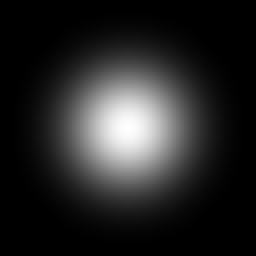
#> input picture Content/Effects/Procedural/OblivionBlob.png, 128 x 128 px, found by its file name (shown 2 times larger)
$ python mock_renderer_v611.py
#> lines starting #> are read from the running program, lines starting #| are printed output that depends on the picture
#!/usr/bin/env python3
"""
mock_renderer_v611.py — SIMULACIÓN EXACTA del CrimsonBlackHoleRenderer.cs v6.11.

Replica el camino del juego píxel a píxel:
  · Cap(): quad con la textura OblivionBlob.png REAL (128x128, perfil en RGB,
    alfa 255), TAMAÑO TOTAL (2·len, 2·wid), rotado, tintado (c·m clampeado,
    alfa 255), blending aditivo (SourceAlpha, One) → contribución = g(d)·c·m.
  · La esfera negra: AlphaBlend con Color.Black (opaco) ENCIMA del pase
    aditivo; los rayos/chispas/bloom aditivos DESPUÉS (visibles dentro).
  · Fondo: negro (como el prototipo calibrado) y cielo azul (como el juego
    del usuario) para validar visibilidad en ambos.
"""
import numpy as np
from PIL import Image
import math

BLOB = np.array(Image.open(
    '/home/z/my-project/AethonMod/AethonMod/Content/Effects/Procedural/OblivionBlob.png'
).convert('RGBA')).astype(np.float64)  # RGB = perfil, A = 255

SQ = 0.88
TILT = -0.42
R = 46.0

def key_lerp(ts, vs, t):
    if t <= ts[0]: return vs[0]
    if t >= ts[-1]: return vs[-1]
    for i in range(len(ts) - 1):
        if ts[i] <= t <= ts[i+1]:
            u = (t - ts[i]) / (ts[i+1] - ts[i])
            u = u * u * (3 - 2 * u)
            return vs[i] + (vs[i+1] - vs[i]) * u
    return vs[-1]

def key_color(ts, vs, t):
    if t <= ts[0]: return vs[0]
    if t >= ts[-1]: return vs[-1]
    for i in range(len(ts) - 1):
        if ts[i] <= t <= ts[i+1]:
            u = min(1.0, max(0.0, (t - ts[i]) / (ts[i+1] - ts[i])))
            return tuple(vs[i][k] + (vs[i+1][k] - vs[i][k]) * u for k in range(3))
    return vs[-1]

def hash01(seed, a, b):
    h = (seed * 374761393 + a * 668265263 + b * 1911520717) & 0xFFFFFFFF
    h ^= h >> 13
    h = (h * 1274126177) & 0xFFFFFFFF
    h ^= h >> 16
    return (h & 0xFFFFFF) / 16777216.0

BLADE = dict(
    t=[0.0, 1.0], th=[175.0, 352.0],
    roT=[0.00, 0.25, 0.45, 0.65, 0.80, 0.90, 1.00],
    ro=[2.30, 3.30, 3.00, 3.30, 3.20, 4.20, 5.90],
    tkT=[0.00, 0.30, 0.55, 0.80, 1.00],
    tk=[1.00, 0.80, 0.55, 0.32, 0.07],
    briT=[0.00, 0.30, 0.72, 0.86, 1.00],
    bri=[0.60, 0.80, 1.00, 0.78, 0.52],
    colT=[0.00, 0.30, 0.55, 0.72, 0.84, 0.93, 1.00],
    col=[(255, 42, 122), (255, 80, 160), (255, 150, 205), (255, 250, 155),
         (255, 110, 200), (222, 38, 98), (145, 18, 48)],
)
LOWER = dict(
    t=[0.0, 1.0], th=[20.0, 205.0],
    roT=[0.00, 0.25, 0.50, 0.65, 0.80, 1.00],
    ro=[1.95, 3.20, 6.30, 6.00, 4.80, 2.60],
    tkT=[0.00, 0.35, 0.60, 0.85, 1.00],
    tk=[0.65, 0.50, 0.35, 0.18, 0.08],
    briT=[0.00, 0.30, 0.50, 0.75, 1.00],
    bri=[0.60, 0.78, 0.82, 0.50, 0.22],
    colT=[0.00, 0.30, 0.50, 0.75, 1.00],
    col=[(255, 60, 140), (255, 82, 172), (250, 45, 125), (222, 36, 100), (140, 18, 55)],
)

_blob_cache = {}
def blob_quads(len_px, wid_px):
    """Muestreo de la textura 128x128 reescalada a (2·len, 2·wid) total (bilinear vía PIL)."""
    w = max(2, int(round(len_px * 2))); h = max(2, int(round(wid_px * 2)))
    key = (w, h)
    if key not in _blob_cache:
        im = Image.fromarray(BLOB.astype(np.uint8))
        _blob_cache[key] = np.array(im.resize((w, h), Image.BILINEAR)).astype(np.float64)
    return _blob_cache[key]

class Canvas:
    def __init__(self, W, H, bg):
        self.W, self.H = W, H
        self.acc = np.zeros((H, W, 3), dtype=np.float64)
        self.base = np.zeros((H, W, 3), dtype=np.float64)
        self.base[:] = bg

    def cap(self, x, y, ln, wd, rot, color, alpha):
        if alpha <= 0.004: return
        m = alpha * 1.4
        tint = np.array([min(255.0, color[k] * m) for k in range(3)])
        tex = blob_quads(ln, wd)  # (h, w, 4): RGB=perfil (0..255), A=255
        th, tw = tex.shape[0], tex.shape[1]
        # rotar con PIL (bicúbico como el sampler del juego)
        tim = Image.fromarray(tex.astype(np.uint8)).rotate(
            math.degrees(rot), resample=Image.BICUBIC, expand=False)
        tarr = np.array(tim).astype(np.float64)
        # área de destino
        x0 = int(x - tw / 2); y0 = int(y - th / 2)
        # recortes
        sx0 = max(0, -x0); sy0 = max(0, -y0)
        sx1 = min(tw, self.W - x0); sy1 = min(th, self.H - y0)
        if sx1 <= sx0 or sy1 <= sy0: return
        dst = self.acc[y0+sy0:y0+sy1, x0+sx0:x0+sx1]
        src = tarr[sy0:sy1, sx0:sx1]
        # aditivo: contribución = perfil(RGB) · tinte (alfa del quad = 255)
        for k in range(3):
            dst[:, :, k] += src[:, :, k] * (tint[k] / 255.0)

    def black_disk(self, x, y, r):
        yy, xx = np.mgrid[0:self.H, 0:self.W]
        d2 = (xx - x) ** 2 + (yy - y) ** 2
        inside = d2 <= (r * 0.985) ** 2
        self.acc[inside] = 0.0

def pol(rr, theta, CX, CY):
    x = math.cos(theta) * rr * R
    y = math.sin(theta) * rr * R * SQ
    ca, sa = math.cos(TILT), math.sin(TILT)
    return CX + x * ca - y * sa, CY + x * sa + y * ca

def blade_point(b, t, rot, CX, CY):
    ro = key_lerp(b['roT'], b['ro'], t)
    tk = key_lerp(b['tkT'], b['tk'], t)
    rm = ro - tk * 0.5
    th = math.radians(key_lerp(b['t'], b['th'], t)) + rot
    return pol(rm, th, CX, CY), th, rm, tk, ro

def draw_blade(cv, b, n_seg, rot, time, seed, CX, CY, filament_boost, jitter):
    for i in range(n_seg):
        t = i / (n_seg - 1)
        jr = (hash01(seed, i * 7 + 1, 13) - 0.5) * jitter
        (x, y), th, rm, tk, ro = blade_point(b, t, rot, CX, CY)
        rm += jr * 0.5
        x, y = pol(rm, th, CX, CY)
        eps = 1.5 / n_seg
        (x2, y2), _, _, _, _ = blade_point(b, min(t + eps, 1.0), rot, CX, CY)
        rot_a = math.atan2(y2 - y, x2 - x)
        seg_len = max(math.hypot(x2 - x, y2 - y) * 1.55, 3.0)
        col = key_color(b['colT'], b['col'], t)
        bri = key_lerp(b['briT'], b['bri'], t)
        stroke = 0.70 + 0.30 * math.sin(21 * t + time * 3.1 + math.sin(7.7 * t) * 2.0)
        stroke *= 0.90 + 0.10 * hash01(seed, i * 31 + 5, 77)
        al = min(2.1, bri * stroke * 1.3)
        cv.cap(x, y, seg_len, tk * R * 0.50, rot_a, col, al)
        for f in range(3):
            off = (f - 1) * 0.30 * tk
            fx, fy = pol(rm + off, th, CX, CY)
            fcol = tuple(col[k] + (255 - col[k]) * (0.60 if f == 1 else 0.35) for k in range(3))
            fal = al * filament_boost * (0.55 if f == 1 else 0.34)
            cv.cap(fx, fy, seg_len * 0.92, max(1.6, tk * R * 0.14), rot_a, fcol, fal)
        if 0.5 < t < 0.95 and hash01(seed, i * 13 + 3, 91) > 0.62:
            trail_r = ro + 0.18 + 0.5 * hash01(seed, i, 55)
            trail_th = th + 0.10
            for s in range(3):
                ur = trail_r + s * 0.55
                uth = trail_th + s * 0.16
                ux, uy = pol(ur, uth, CX, CY)
                ucol = tuple(col[k] + ((140 if k == 0 else 25 if k == 1 else 70) - col[k]) * (0.5 + 0.4 * s / 2) for k in range(3))
                cv.cap(ux, uy, 0.5 * R * (1 - s * 0.25), 0.11 * R, uth + TILT, ucol,
                       0.45 * (1 - s * 0.3) * bri)

def render(time=0.0, seed=7, bg=(0, 0, 0), W=660, H=540, CX=250, CY=255):
    rot = time * 0.16
    cv = Canvas(W, H, bg)
    # 1. halo
    cv.cap(CX, CY, 5.6 * R, 3.7 * R * SQ, TILT, (125, 18, 55), 0.13)
    cv.cap(CX, CY, 3.3 * R, 2.3 * R * SQ, TILT, (185, 36, 85), 0.12)
    # 2. anillo interior + rim
    for i in range(48):
        phi = i * 2 * math.pi / 48
        x, y = pol(1.48, phi, CX, CY)
        rot_a = math.atan2(math.cos(phi) * SQ, -math.sin(phi)) + TILT
        ang = math.degrees(phi) % 360
        merge = 0.5 + 0.5 * math.cos(math.radians(ang - 95 + math.degrees(rot)))
        brillo = 0.46 + 0.40 * max(0.0, merge)
        flick = 0.86 + 0.14 * math.sin(9 * phi + time * 6.0 + i * 2.3)
        col = (255, 66, 142) if math.sin(phi) < 0 else (255, 40, 108)
        cv.cap(x, y, 0.52 * R, 0.26 * R, rot_a, col, brillo * flick * 0.72)
        xi, yi = pol(1.26, phi, CX, CY)
        hot = 0.38 + 0.50 * max(0.0, merge)
        cv.cap(xi, yi, 0.40 * R, 0.16 * R, rot_a, (255, 238, 198), hot * flick * 0.45)
    # 3. hojas
    draw_blade(cv, BLADE, 112, rot, time, seed, CX, CY, 1.0, 0.30)
    draw_blade(cv, LOWER, 72, rot, time, seed, CX, CY, 0.65, 0.22)
    # 4. hotspot + nudo + aguja + mechones
    (hx, hy), hth, _, _, _ = blade_point(BLADE, 0.72, rot, CX, CY)
    cv.cap(hx, hy, 1.5 * R, 0.85 * R, hth, (255, 240, 168), 0.85)
    cv.cap(hx, hy, 0.65 * R, 0.40 * R, hth, (255, 253, 232), 1.10)
    kx, ky = pol(3.0, math.radians(355), CX, CY)
    cv.cap(kx, ky, 0.55 * R, 0.34 * R, math.radians(355), (255, 246, 150), 0.55)
    (tx, ty), tth, _, _, _ = blade_point(BLADE, 0.97, rot, CX, CY)
    cv.cap(tx, ty, 0.4 * R, 0.14 * R, tth, (255, 210, 170), 0.5)
    for wI in range(3):
        wth = math.radians(352 + wI * 9) + rot
        for s in range(3):
            wr = 5.9 + s * 0.35 + 0.2 * hash01(wI, s, 3)
            wx, wy = pol(wr, wth, CX, CY)
            wc = (200 + (110 - 200) * s / 2, 45 + (18 - 45) * s / 2, 95 + (48 - 95) * s / 2)
            cv.cap(wx, wy, 0.45 * R * (1 - s * 0.2), 0.10 * R, wth, wc, 0.50 - s * 0.12)
    # 5. esfera negra
    cv.black_disk(CX, CY, R)
    # 6. rayos dentro
    fr = int(time * 7)
    for bi in range(3):
        if (fr + bi * 3) % 5 >= 2: continue
        th0 = math.radians(-60 + bi * 130 + (fr * 47) % 360)
        x0, y0 = CX + math.cos(th0) * R * 0.92, CY + math.sin(th0) * R * 0.92
        x1, y1 = CX + math.cos(th0 + 1.9) * R * 0.45, CY + math.sin(th0 + 1.9) * R * 0.45
        px, py = x0, y0
        for s in range(1, 6):
            u = s / 5
            jx = (hash01(fr, bi * 10 + s, 11) - 0.5) * R * 0.40 * (1 - u)
            jy = (hash01(fr, bi * 10 + s, 17) - 0.5) * R * 0.40 * (1 - u)
            nx, ny = x0 + (x1 - x0) * u + jx, y0 + (y1 - y0) * u + jy
            mx, my = (px + nx) / 2, (py + ny) / 2
            ra = math.atan2(ny - py, nx - px)
            ln = math.hypot(nx - px, ny - py) * 0.8
            cv.cap(mx, my, max(ln, 1.5), 1.3, ra, (150, 170, 255), 0.30)
            if s in (2, 4) and hash01(fr, bi * 7 + s, 23) > 0.4:
                bra = ra + (hash01(fr, s, 29) - 0.5) * 1.6
                bx, by = mx + math.cos(bra) * R * 0.20, my + math.sin(bra) * R * 0.20
                cv.cap((mx + bx) / 2, (my + by) / 2, R * 0.12, 1.1, bra, (170, 185, 255), 0.32)
            px, py = nx, ny
    # 7. chispas
    sparks = [(0.72, 3.6), (0.55, 2.7), (0.82, 4.6), (0.30, 2.3), (0.62, 3.4), (0.90, 5.2), (0.12, 2.0)]
    for k, (ts_, rs_) in enumerate(sparks):
        tw = 0.5 + 0.5 * math.sin(time * (5 + k * 1.7) + k * 2.9)
        if tw < 0.55: continue
        th = math.radians(key_lerp(BLADE['t'], BLADE['th'], ts_)) + rot
        x, y = pol(rs_, th, CX, CY)
        cv.cap(x, y, 2.6, 2.6, 0, (255, 252, 222), 1.0 * tw)
        cv.cap(x, y, 5.5, 5.5, 0, (255, 238, 165), 0.34 * tw)
    # 8. bloom
    cv.cap(hx, hy, 2.8 * R, 1.8 * R, hth, (255, 195, 135), 0.20)
    cv.cap(CX, CY, 3.5 * R, 2.6 * R * SQ, TILT, (255, 115, 185), 0.09)

    # composición final: base + acumulador aditivo, clip 255
    out = np.clip(cv.base + cv.acc, 0, 255).astype(np.uint8)
    return Image.fromarray(out)

if __name__ == '__main__':
    render(0.0).save('/tmp/v611_black.png')
#> in blob_quads, im is the input picture: PIL image 128x128 RGBA; mean R, G, B, A 37.8, 37.8, 37.8, 255
#> in blob_quads, `return _blob_cache[key]`:
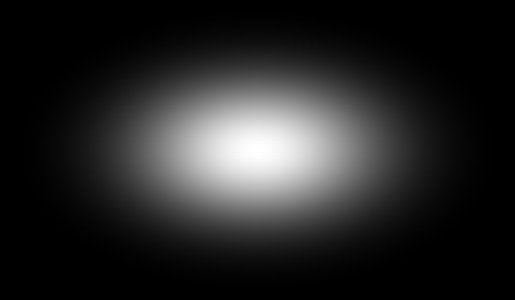
#> returned value: shape (300, 515, 4) float64; mean of channels 0, 1, 2, 3 37.8, 37.8, 37.8, 255; drawn as R, G, B
#> after the loop in cap, `for k in range(3):`:
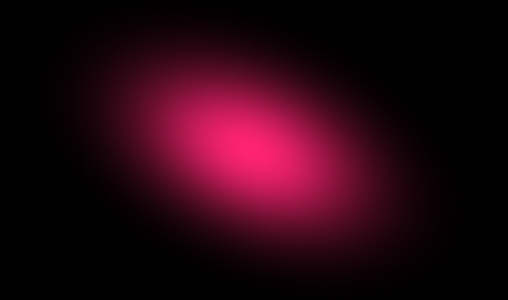
#> dst: shape (300, 508, 3) float64; mean R, G, B 3.4, 0.5, 1.5; drawn with min black and max white
#> call 2 of cap, with x = 250, y = 255, ln = 151.8, wd = 93.1, rot = -0.42, color = (185, 36, 85), alpha = 0.12
#> call 2 of blob_quads, with len_px = 151.8, wid_px = 93.1
#> in blob_quads (call 2), `return _blob_cache[key]`:
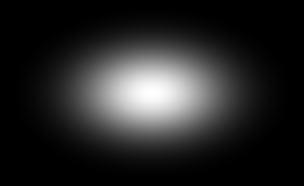
#> returned value: shape (186, 304, 4) float64; mean of channels 0, 1, 2, 3 37.8, 37.8, 37.8, 255; drawn as R, G, B
#> in cap (call 2), `tim = Image.fromarray(tex.astype(np.uint8)).rotate( math.degrees(rot),..`:
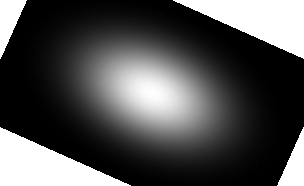
#> tim: PIL image 304x186 RGBA; mean R, G, B, A 37.4, 37.4, 37.4, 212.4; transparent parts drawn white
#> after the loop in cap (call 2), `for k in range(3):`:
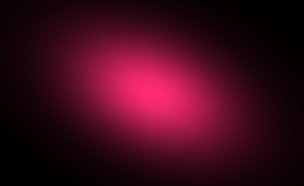
#> dst: shape (186, 304, 3) float64; mean R, G, B 12.9, 2.1, 5.8; drawn with min black and max white
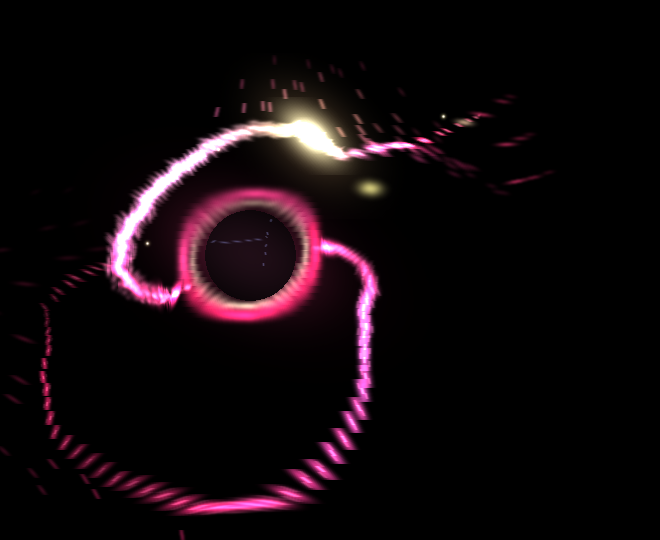
#> saved as v611_black.png: PIL image 660x540 RGB; mean R, G, B 18.1, 9.2, 12.6
    render(0.0, bg=(120, 160, 250)).save('/tmp/v611_sky.png')
    render(2.3, bg=(120, 160, 250)).save('/tmp/v611_sky_t2.png')
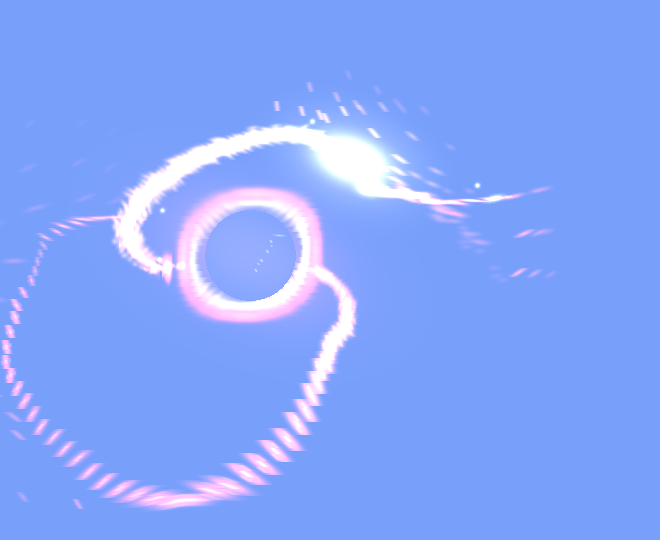
#> saved as v611_sky_t2.png: PIL image 660x540 RGB; mean R, G, B 133.4, 166.6, 251
    print('guardados /tmp/v611_black.png /tmp/v611_sky.png /tmp/v611_sky_t2.png')
